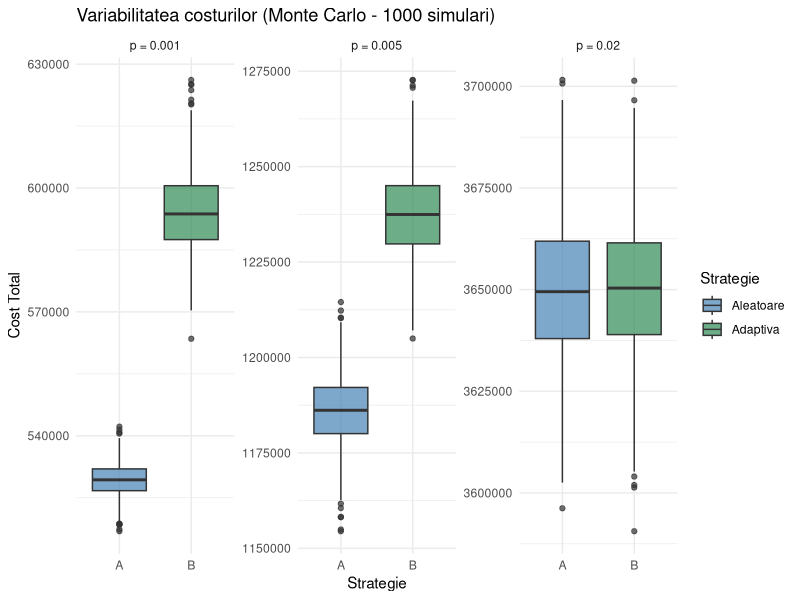

Recreate this plot in R.
library(tidyverse)
library(patchwork)

# === Parametri ===
set.seed(42)
ZILE     <- 365
LAMBDA   <- 5000    # media cereri/zi pt distributia Poisson
SCENARII <- c(0.001, 0.005, 0.02)

# Costuri
C1 <- 2     # cost per verificare
C2 <- 100   # penalizare per suspect nedetectat

# === Cerinta 10: Simulare Monte Carlo (1000 iteratii) ===
N_SIM <- 1000

rezultate_mc <- map_dfr(SCENARII, function(p_mc) {
  map_dfr(1:N_SIM, function(i) {
    trafic   <- rpois(ZILE, LAMBDA)
    suspecte <- rbinom(ZILE, trafic, p_mc)
    normale  <- trafic - suspecte

    # A: fix 10%
    ver_A <- pmin(round(trafic * 0.10), trafic)
    det_A <- rhyper(ZILE, suspecte, normale, ver_A)

    # B: adaptiva
    pct_B <- case_when(
      trafic > LAMBDA + 2 * sqrt(LAMBDA) ~ 0.30,
      trafic > LAMBDA + sqrt(LAMBDA)     ~ 0.20,
      TRUE                               ~ 0.10
    )
    ver_B <- pmin(round(trafic * pct_B), trafic)
    det_B <- rhyper(ZILE, suspecte, normale, ver_B)

    data.frame(
      P = p_mc,
      Cost_A = sum(ver_A) * C1 + sum(suspecte - det_A) * C2,
      Cost_B = sum(ver_B) * C1 + sum(suspecte - det_B) * C2
    )
  })
})

# Rezumat: media si variabilitatea costurilor
rezumat_mc <- rezultate_mc %>%
  pivot_longer(cols = c(Cost_A, Cost_B), names_to = "Strategie", values_to = "Cost") %>%
  mutate(Strategie = str_replace(Strategie, "Cost_", "")) %>%
  group_by(P, Strategie) %>%
  summarise(Medie = mean(Cost), SD = sd(Cost),
            Min = min(Cost), Max = max(Cost), .groups = "drop")
print(rezumat_mc)

# Boxplot variabilitate costuri
ggplot(rezultate_mc %>%
         pivot_longer(cols = c(Cost_A, Cost_B), names_to = "Strategie", values_to = "Cost") %>%
         mutate(Strategie = str_replace(Strategie, "Cost_", ""),
                p_label = paste0("p = ", P)),
       aes(x = Strategie, y = Cost, fill = Strategie)) +
  geom_boxplot(alpha = 0.7) +
  facet_wrap(~p_label, scales = "free_y") +
  scale_fill_manual(values = c("A" = "steelblue", "B" = "seagreen"),
                    labels = c("A" = "Aleatoare", "B" = "Adaptiva")) +
  theme_minimal() +
  labs(title = sprintf("Variabilitatea costurilor (Monte Carlo - %d simulari)", N_SIM),
       x = "Strategie", y = "Cost Total")

# === Concluzie Monte Carlo ===
cat("\n=== CONCLUZIE MONTE CARLO ===\n")
for (p_val in SCENARII) {
  mc_p <- rezumat_mc %>% filter(P == p_val)
  minim <- mc_p %>% slice(which.min(Medie))
  cat(sprintf("p = %s: Strategia %s minimizeaza costul mediu (%.0f, SD=%.0f)\n",
              p_val, minim$Strategie, minim$Medie, minim$SD))
}
cat("\nMonte Carlo confirma ca rezultatele sunt stabile (SD mic relativ la medie).\n")
